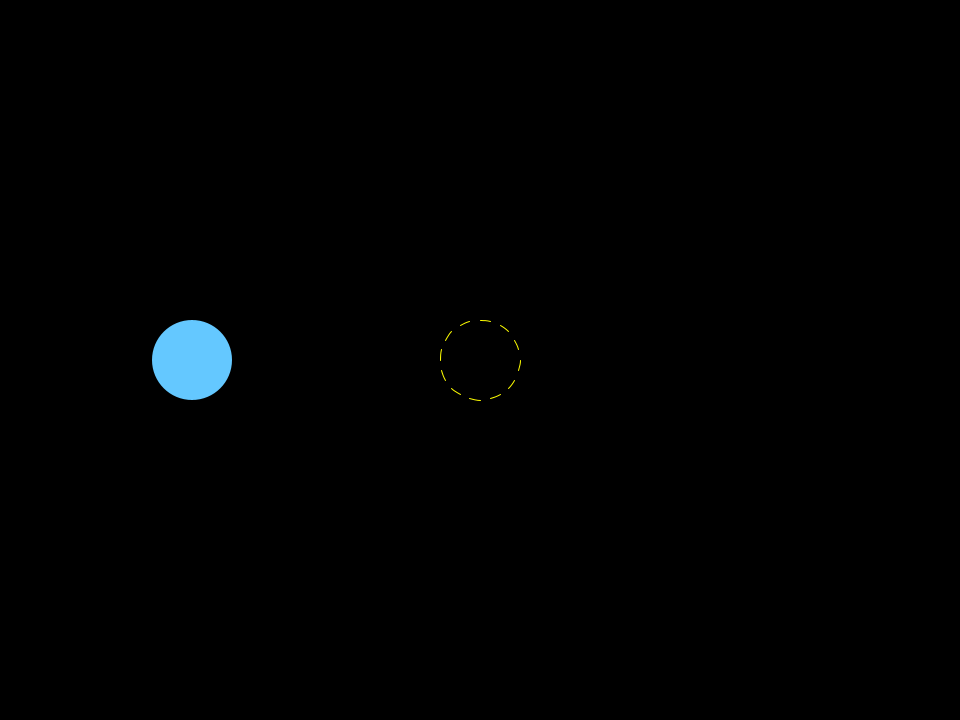
Frame 1 (no input)
Frame 60 (the mouse pressed at the canvas centre just before this capture): identical to frame 1, image omitted
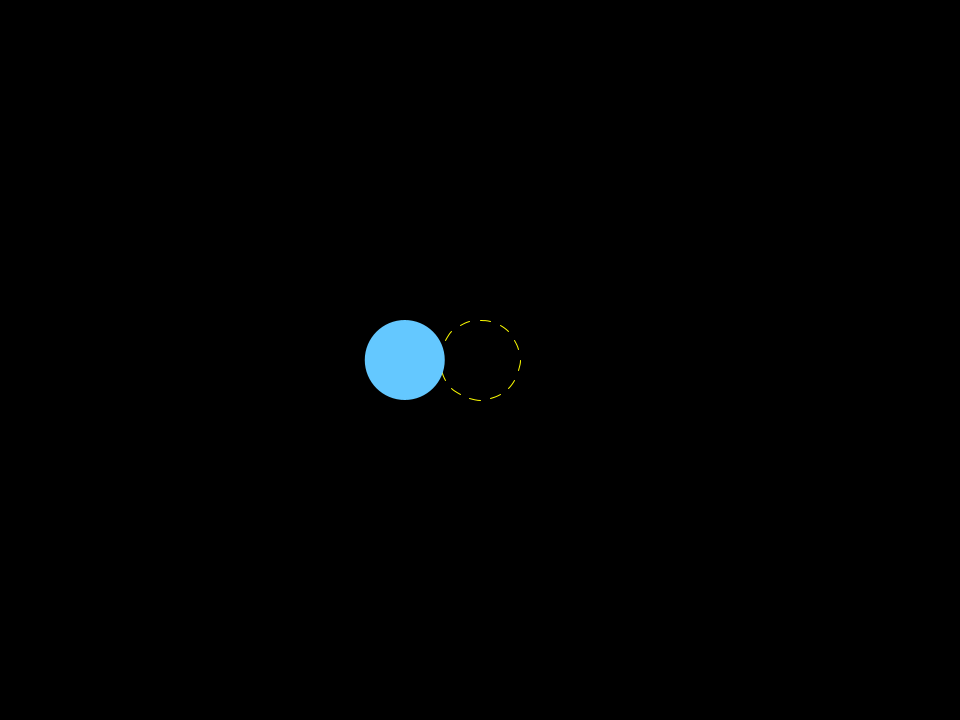
Frame 120 (the mouse held since frame 60 and released just before this capture)

The Processing sketch that drew these frames (run headless with seeded random() and noise(); from frame 60 on, the mouse is pressed at the canvas centre):

// Processing sketch: Simple_Elastic_Ball
// ── Simple_Elastic_Ball.pde
PVector pos; 
PVector spd; 
PVector target; 
float diam=80;
boolean moving=false;

void setup() {
  size(960, 720);

  pos=new PVector(width*0.2, height*0.5); 
  target=new PVector(width*0.5, height*0.5); 
  spd=new PVector(0, 0);
}

void draw() {
  background(0);

  if (moving) {
    PVector acc=PVector.sub(target, pos); 
    acc.mult(0.01); 

    spd.add(acc); 
    pos.add(spd); 
    spd.mult(0.96);
  }

  drawDashCircle(12);

  noStroke(); 
  fill(100, 200, 255); 
  ellipse(pos.x, pos.y, diam, diam);
}

void mousePressed() {
  moving=!moving;
}

void drawDashCircle(int sep) {
  noFill(); 
  stroke(255, 255, 0); 
  for (int i=0; i<sep; i++) {
    arc(target.x, target.y, diam, diam, i*TWO_PI/sep, i*TWO_PI/sep+TWO_PI/(sep*2));
  }
}
